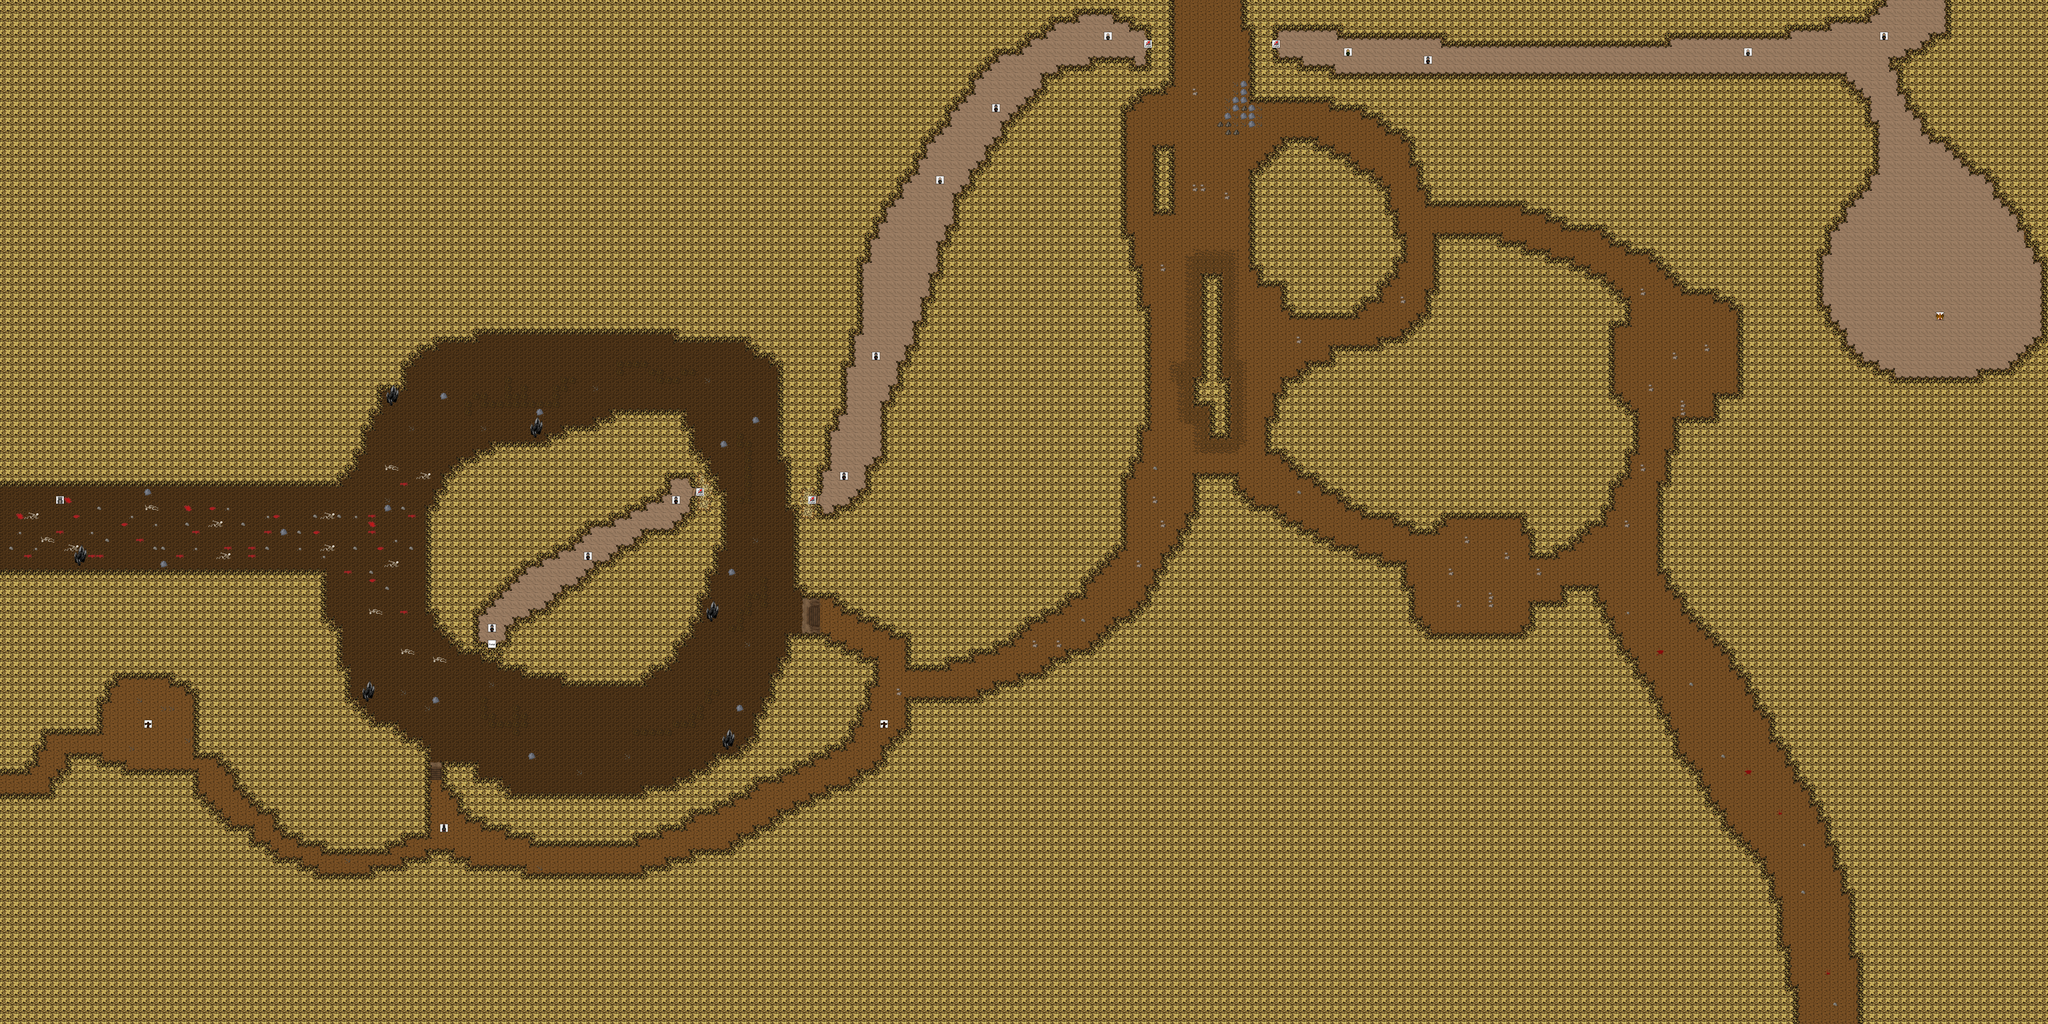

This game map was drawn from its Tiled (.tmx) file and the tilesets committed beside it. A one-line description and the trimmed map source follow:
An orthogonal 256x128 tile map with 32x32 px tiles, 6 tile layers (0_floor, 1_terrain, 2_object, 3_roof, ...), 1 hidden layer not drawn, 20 tilesets.

<map version="1.0" tiledversion="1.1.6" orientation="orthogonal" renderorder="right-down" width="256" height="128" tilewidth="32" tileheight="32" infinite="0" nextobjectid="1">
 <tileset firstgid="1" name="ground/brown" tilewidth="32" tileheight="32" tilecount="5" columns="5">
  <image source="../../tileset/ground/brown.png" trans="ff00ff" width="160" height="32" />
 </tileset>
 <tileset firstgid="6" name="item/corpse/skull_dark" tilewidth="32" tileheight="32" tilecount="2" columns="2">
  <image source="../../tileset/item/corpse/skull_dark.png" trans="ff00ff" width="64" height="32" />
 </tileset>
 <tileset firstgid="8" name="item/blood/floor_stains_2" tilewidth="32" tileheight="32" tilecount="4" columns="2">
  <image source="../../tileset/item/blood/floor_stains_2.png" trans="ff00ff" width="64" height="64" />
 </tileset>
 <tileset firstgid="12" name="item/corpse/skeleton" tilewidth="32" tileheight="32" tilecount="4" columns="2">
  <image source="../../tileset/item/corpse/skeleton.png" trans="ff00ff" width="64" height="64" />
 </tileset>
 <tileset firstgid="16" name="ground/rock/rocks_2" tilewidth="32" tileheight="32" tilecount="4" columns="2">
  <image source="../../tileset/ground/rock/rocks_2.png" trans="ff00ff" width="64" height="64" />
 </tileset>
 <tileset firstgid="20" name="plant/bush/various_small" tilewidth="32" tileheight="32" tilecount="9" columns="3">
  <image source="../../tileset/plant/bush/various_small.png" trans="ff00ff" width="96" height="96" />
 </tileset>
 <tileset firstgid="29" name="ground/rock/pebbles" tilewidth="32" tileheight="32" tilecount="3" columns="1">
  <image source="../../tileset/ground/rock/pebbles.png" trans="ffffff" width="32" height="96" />
 </tileset>
 <tileset firstgid="32" name="plant/bush/large_brown" tilewidth="32" tileheight="32" tilecount="9" columns="3">
  <image source="../../tileset/plant/bush/large_brown.png" trans="ff00ff" width="96" height="96" />
 </tileset>
 <tileset firstgid="41" name="item/blood/floor_stain" tilewidth="32" tileheight="32" tilecount="1" columns="1">
  <image source="../../tileset/item/blood/floor_stain.png" trans="ff00ff" width="32" height="32" />
 </tileset>
 <tileset firstgid="42" name="item/blood/nsew_stains" tilewidth="32" tileheight="32" tilecount="4" columns="2">
  <image source="../../tileset/item/blood/nsew_stains.png" trans="ff00ff" width="64" height="64" />
 </tileset>
 <tileset firstgid="46" name="logic/creature/mythical_animal" tilewidth="32" tileheight="32" tilecount="2" columns="2">
  <image source="../../tileset/logic/creature/mythical_animal.png" width="64" height="32" />
 </tileset>
 <tileset firstgid="48" name="logic/creature/undead" tilewidth="32" tileheight="32" tilecount="15" columns="15">
  <image source="../../tileset/logic/creature/undead.png" width="480" height="32" />
 </tileset>
 <tileset firstgid="63" name="logic/collision" tilewidth="32" tileheight="32" tilecount="1" columns="1">
  <image source="../../tileset/logic/collision.png" width="32" height="32" />
 </tileset>
 <tileset firstgid="64" name="portal" tilewidth="32" tileheight="32" tilecount="16" columns="8">
  <image source="../../tileset/logic/portal.png" width="256" height="64" />
 </tileset>
 <tileset firstgid="80" name="assassins" tilewidth="32" tileheight="32" tilecount="10" columns="10">
  <image source="../../tileset/logic/creature/human_evil.png" width="320" height="32" />
 </tileset>
 <tileset firstgid="90" name="red dragon" tilewidth="32" tileheight="32" tilecount="14" columns="14">
  <image source="../../tileset/logic/creature/huge_animal.png" width="448" height="32" />
 </tileset>
 <tileset firstgid="104" name="obsidian" tilewidth="32" tileheight="32" tilecount="6" columns="2">
  <image source="../../tileset/ground/rock/obsidian.png" width="64" height="96" />
 </tileset>
 <tileset firstgid="110" name="building/wall/int_clay" tilewidth="32" tileheight="32" tilecount="100" columns="10">
  <image source="../../tileset/building/wall/int_clay.png" width="320" height="320" />
 </tileset>
 <tileset firstgid="210" name="wall/int_rock" tilewidth="32" tileheight="32" tilecount="140" columns="10">
  <image source="../../tileset/building/wall/int_rock.png" width="320" height="448" />
 </tileset>
 <tileset firstgid="350" name="ground/scratches" tilewidth="32" tileheight="32" tilecount="5" columns="5">
  <image source="../../tileset/ground/scratches.png" trans="ff00ff" width="160" height="32" />
 </tileset>
 <layer name="0_floor" width="256" height="128">
  <data>[32768 cells, 32768 non-empty, 12 distinct tile ids]</data>
 </layer>
 <layer name="1_terrain" width="256" height="128">
  <data>[32768 cells, 26597 non-empty, 79 distinct tile ids]</data>
 </layer>
 <layer name="2_object" width="256" height="128">
  <data>[32768 cells, 13 non-empty, 6 distinct tile ids]</data>
 </layer>
 <layer name="3_roof" width="256" height="128">
  <data>[32768 cells, 24 non-empty, 4 distinct tile ids]</data>
 </layer>
 <layer name="objects" width="256" height="128">
  <data>[32768 cells, 22 non-empty, 10 distinct tile ids]</data>
 </layer>
 <layer name="collision" width="256" height="128" visible="0" opacity="0.37">
  <data>[32768 cells, 26206 non-empty, 1 distinct tile ids]</data>
 </layer>
 <layer name="protection" width="256" height="128">
  <data>[32768 cells, 0 non-empty, 0 distinct tile ids]</data>
 </layer>
</map>
